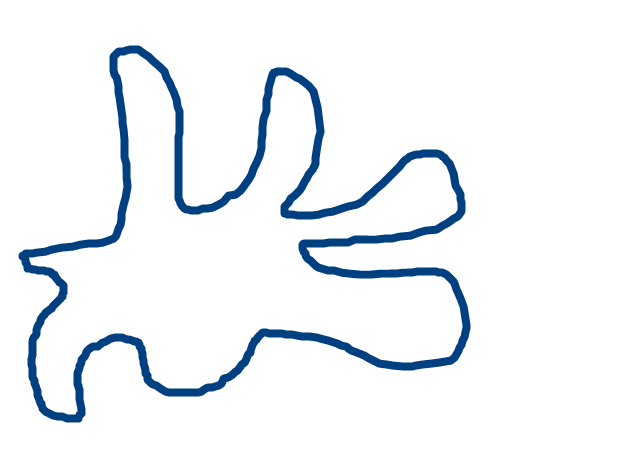
#> input picture OpenCV/images/convexhull.png, 636 x 456 px, found by its file name
$ python Ex19-1.Convex.py
#> lines starting #> are read from the running program, lines starting #| are printed output that depends on the picture; after the words box and inside, x2 and y2 are one past the last pixel; in counts of white or black regions, pixels touching at a corner belong together
import numpy as np
import cv2

def convex():
    img = cv2.imread('E:/Python_Study/OpenCV/images/convexhull.png')
#> img is the input picture: shape (456, 636, 3); mean B, G, R 247.1, 243.1, 239.1
    img1 = img.copy()
    img_gray = cv2.cvtColor(img, cv2.COLOR_BGR2GRAY)
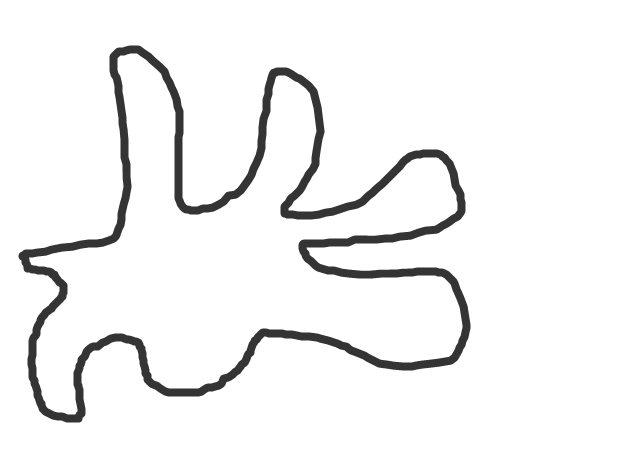
#> img_gray: shape (456, 636); min 52, max 255, mean 242.4

    ret, thr = cv2.threshold(img_gray, 127, 255, 0)
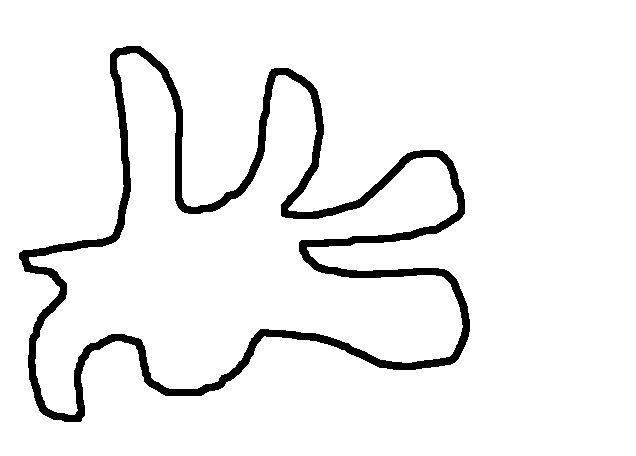
#> thr: shape (456, 636); 94.1% white; 1 black region
    contours, _ = cv2.findContours(thr, cv2.RETR_TREE, cv2.CHAIN_APPROX_SIMPLE)
#> contours = 3 contours; box (x1, y1, x2, y2) and area: (0, 0, 636, 456) 288925, (18, 45, 471, 423) 85516, (29, 53, 463, 415) 66376

    cnt = contours[1]
#> cnt = contour of 786 points, box (x1, y1, x2, y2) (18, 45, 471, 423), area 85516
    cv2.drawContours(img, [cnt], 0, (0, 255, 0), 3)
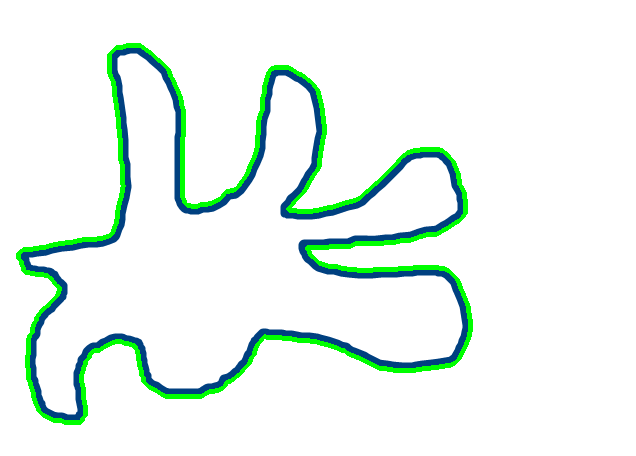
#> img: shape (456, 636, 3); 3.65% of pixels changed, all inside (x1, y1, x2, y2) = (16, 43, 473, 425)

    check = cv2.isContourConvex(cnt)
#> check = False

    if not check:
        hull = cv2.convexHull(cnt)
#> hull = contour of 34 points, box (x1, y1, x2, y2) (18, 45, 471, 423), area 131938
        cv2.drawContours(img1, [hull], 0, (0, 255, 0), 3)
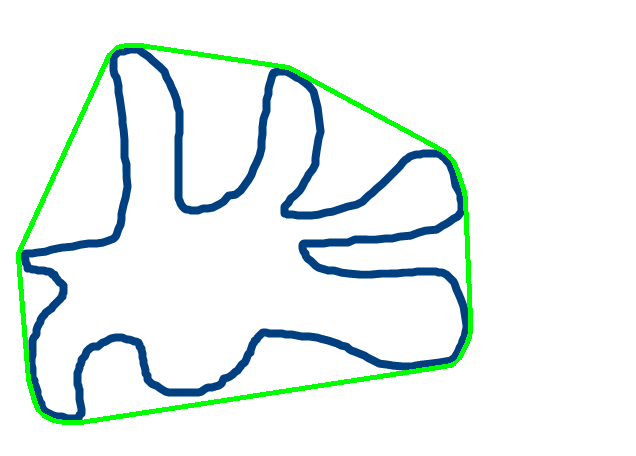
#> img1: shape (456, 636, 3); 2.35% of pixels changed, all inside (x1, y1, x2, y2) = (16, 43, 473, 425)
        cv2.imshow('convexhull', img1)

    cv2.imshow('contour', img)

    cv2.waitKey(0)
    cv2.destroyAllWindows()

convex()

$ run again, with OpenCV/images/korea.png copied over OpenCV/images/convexhull.png
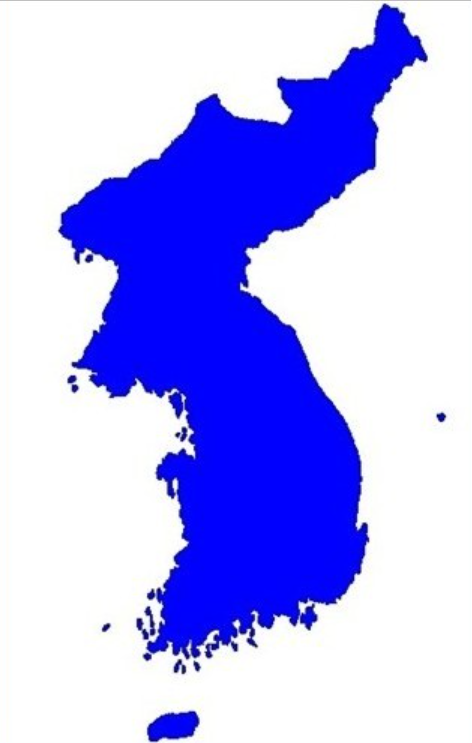
#> input picture OpenCV/images/korea.png, 472 x 743 px, found by its file name
#> in convex, img is the input picture: shape (743, 472, 3); mean B, G, R 250.1, 176.1, 176
#> in convex, `ret, thr = cv2.threshold(img_gray, 127, 255, 0)`:
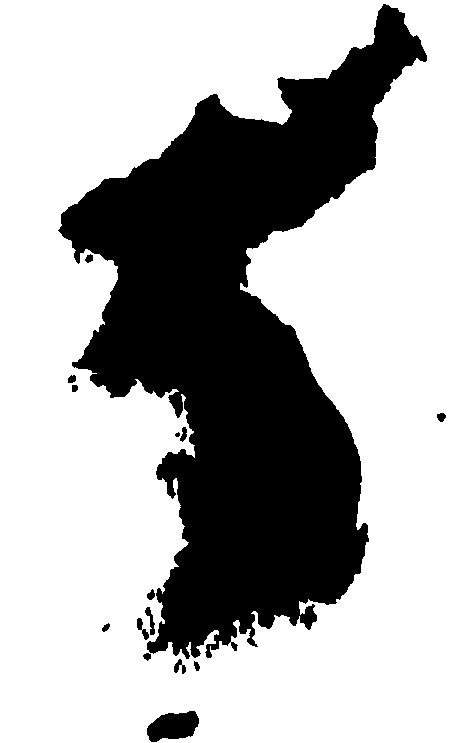
#> thr: shape (743, 472); 69.2% white; 15 black regions (1 under 20 px)
#> contours = 19 contours; largest, box (x1, y1, x2, y2) and area: (0, 0, 472, 743) 349482, (57, 3, 428, 660) 107464, (146, 710, 200, 743) 1214, (144, 606, 156, 636) 152, (179, 426, 188, 443) 82
#> cnt = contour of 61 points, box (x1, y1, x2, y2) (146, 710, 200, 743), area 1214
#> img: shape (743, 472, 3); 0.18% of pixels changed, all inside (x1, y1, x2, y2) = (144, 708, 202, 743)
#> check = False
#> hull = contour of 21 points, box (x1, y1, x2, y2) (146, 710, 200, 743), area 1297
#> in convex, `cv2.drawContours(img1, [hull], 0, (0, 255, 0), 3)`:
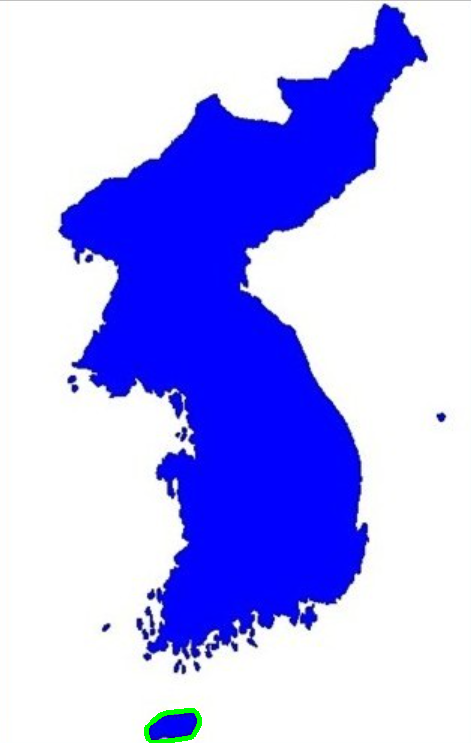
#> img1: shape (743, 472, 3); 0.19% of pixels changed, all inside (x1, y1, x2, y2) = (144, 708, 202, 743)
